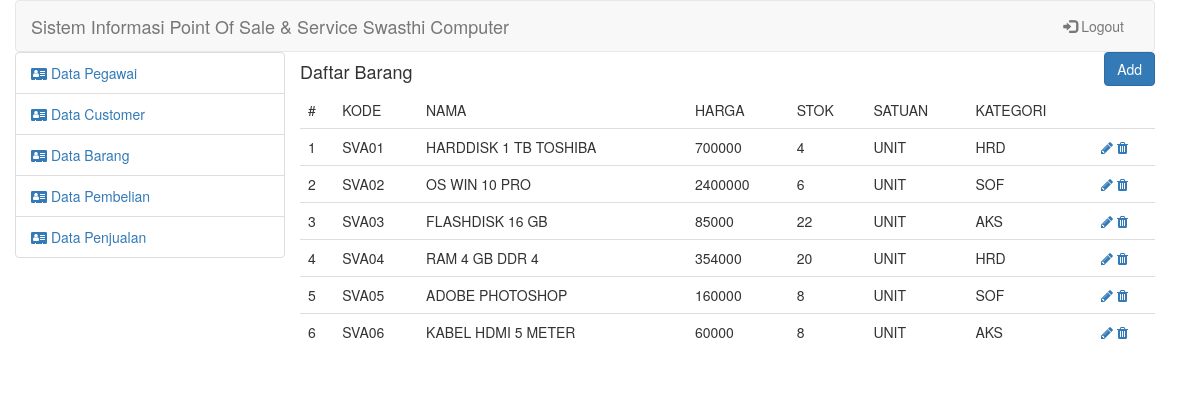
/admin/index.php?mod=barang (signed in), run on the app's committed database.
### tables this page shows
CREATE TABLE `barang` (
  `id_barang` varchar(45) NOT NULL,
  `kode_barang` char(5) NOT NULL,
  `nama` varchar(50) NOT NULL,
  `harga` int(11) NOT NULL,
  `stok` int(4) NOT NULL,
  `satuan` text NOT NULL,
  `id_kategori_barang` char(3) NOT NULL
);

### config/config.php (called while the page is built, shortened)
<?php
class Config{
	function auten(){
		if(isset($_SESSION['login']['email'])){
			return true;
		}else{
			return false;
		}
	}
}
?>

### admin/views/barang/tampil.php (the view)
<div class="row">
    <div class="pull-left">
        <h4>Daftar Barang</h4>
    </div>
    <div class="pull-right">
        <a href="index.php?mod=barang&page=add">
            <button class="btn btn-primary">Add</button>
        </a>
    </div>
</div>
<div class="row">
    <table class="table">
        <thead>
            <tr>
                <td>
                    #
                </td>
                <td>KODE</td><td>NAMA</td><td>HARGA</td><td>STOK</td><td>SATUAN</td><td>KATEGORI</td>
            </tr>
        </thead>
        <tbody>
            <?php if($barang != NULL){
                $no=1;
                foreach($barang as $row){?>
                    <tr>
                        <td><?=$no;?></td><td><?=$row['kode_barang']?></td><td><?=$row['nama']?></td><td><?=$row['harga']?></td><td><?=$row['stok']?></td><td><?=$row['satuan']?></td><td><?=$row['id_kategori_barang']?></td>
                        <td>
                            <a href="index.php?mod=barang&page=edit&id=<?=md5($row['kode_barang'])?>"><i class="fa fa-pencil"></i> </a>
                            <a href="index.php?mod=barang&page=delete&id=<?=md5($row['kode_barang'])?>"><i class="fa fa-trash"></i> </a>
                        </td>
                    </tr>
               <?php $no++; }
            }?>
        </tbody>
    </table>
</div>

### admin/index.php (shortened to what this page needs)
<?php
include_once '../config/config.php';
$con=new Config();
if($con ->auten()){
    switch(@$_GET['mod']){
        case 'barang':
            include_once 'controller/barang.php';
            break;
    }
}else{
   include_once 'controller/login.php';
}
?>

### admin/controller/barang.php (shortened to what this page needs)
<?php
$con ->auten();
$conn=$con->koneksi();
switch (@$_GET['page']){
    default:
    $sql = "SELECT * FROM barang";
    $barang=$conn ->query($sql);
    include_once 'views/template.php';
}
?>

### admin/views/template.php (shortened to what this page needs)
<!DOCTYPE html>
<html lang="en">
<head>
    <link rel="stylesheet" href="../assets/style.css">
    <link rel="stylesheet" href="https://maxcdn.bootstrapcdn.com/bootstrap/3.4.1/css/bootstrap.min.css">
    <link rel="stylesheet" href="https://stackpath.bootstrapcdn.com/font-awesome/4.7.0/css/font-awesome.min.css">
</head>
<body>
    <div class="container ">
        <nav class="navbar navbar-default" style="background-image: url('../assets/bg.png'); margin: 0px;">
            <div class="container-fluid">
                <div class="navbar-header">
                    <a class="navbar-brand" href="#">Sistem Informasi Point Of Sale & Service Swasthi Computer</a>
                </div>
                <div class="collapse navbar-collapse" id="myNavbar">
                    <ul class="nav navbar-nav navbar-right">
                        <li><a href="../admin/controller/logout.php"><span class="glyphicon glyphicon-log-in"></span> Logout</a></li>
                    </ul>
                </div>
            </div>
        </nav>
        <div class="content" >
              <ul class="list-group col-md-3 col-xs-2">
                <li class="list-group-item "><a href="index.php?mod=pegawai"> <i class="fa fa-address-card "></i> <span class="hidden-xs">Data Pegawai</span></a></li>
                <li class="list-group-item "><a href="index.php?mod=customer"> <i class="fa fa-address-card "></i> <span class="hidden-xs">Data Customer</span></a></li>
                <li class="list-group-item "><a href="index.php?mod=barang"> <i class="fa fa-address-card "></i> <span class="hidden-xs">Data Barang</span></a></li>
                <li class="list-group-item "><a href="index.php?mod=pembelian"> <i class="fa fa-address-card "></i> <span class="hidden-xs">Data Pembelian</span></a></li>
                <li class="list-group-item "><a href="index.php?mod=penjualan"> <i class="fa fa-address-card "></i> <span class="hidden-xs">Data Penjualan</span></a></li>
                </ul>
            <div class="col-md-9 col-xs-10">
                <?php include_once $content; ?>
            </div>
        </div>
    </div>
</body>
</html>

### assets/style.css (style rules this page uses)
body { background-image: url(http://drive.google.com/uc?export=view&id=1D-G080Psj5GM_4Xx8q4UcLxMAjoRAoyY); background-size: cover; }
.container { width: 60%; overflow: hidden; float: left; margin-left: 20px; }
* { margin: 0px; padding: 0px; text-decoration: none; box-sizing: border-box; }

### data on the page
barang: kode_barang "SVA01", nama "HARDDISK 1 TB TOSHIBA", harga "700000", stok "4", satuan "UNIT", id_kategori_barang "HRD"
barang: kode_barang "SVA02", nama "OS WIN 10 PRO", harga "2400000", stok "6", satuan "UNIT", id_kategori_barang "SOF"
barang: kode_barang "SVA03", nama "FLASHDISK 16 GB", harga "85000", stok "22", satuan "UNIT", id_kategori_barang "AKS"
barang: kode_barang "SVA04", nama "RAM 4 GB DDR 4", harga "354000", stok "20", satuan "UNIT", id_kategori_barang "HRD"
barang: kode_barang "SVA05", nama "ADOBE PHOTOSHOP", harga "160000", stok "8", satuan "UNIT", id_kategori_barang "SOF"
barang: kode_barang "SVA06", nama "KABEL HDMI 5 METER", harga "60000", stok "8", satuan "UNIT", id_kategori_barang "AKS"
